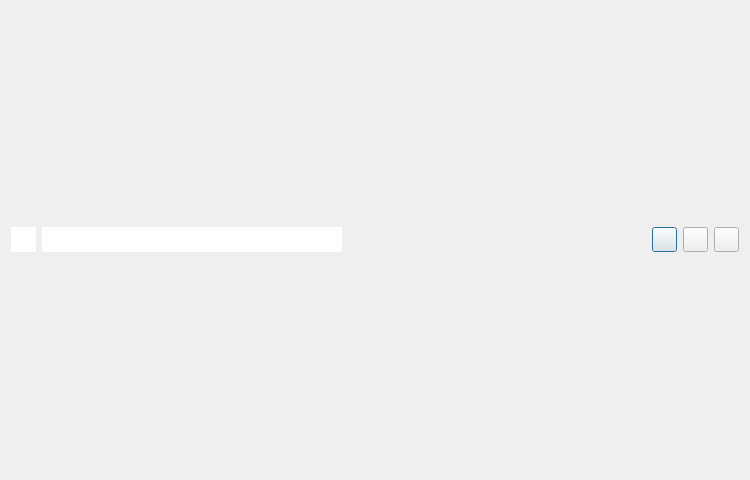
<?xml version="1.0" encoding="UTF-8"?>
<ui version="4.0">
 <class>titiebar</class>
 <widget class="QDialog" name="titiebar">
  <property name="geometry">
   <rect>
    <x>0</x>
    <y>0</y>
    <width>750</width>
    <height>480</height>
   </rect>
  </property>
  <property name="windowTitle">
   <string>Dialog</string>
  </property>
  <layout class="QGridLayout" name="gridLayout">
   <item row="0" column="0">
    <layout class="QHBoxLayout" name="horizontalLayout">
     <item>
      <widget class="QLabel" name="label">
       <property name="minimumSize">
        <size>
         <width>25</width>
         <height>25</height>
        </size>
       </property>
       <property name="maximumSize">
        <size>
         <width>25</width>
         <height>25</height>
        </size>
       </property>
       <property name="styleSheet">
        <string notr="true">background-color: rgb(255, 255, 255);</string>
       </property>
       <property name="text">
        <string/>
       </property>
      </widget>
     </item>
     <item>
      <widget class="QLabel" name="label_2">
       <property name="minimumSize">
        <size>
         <width>300</width>
         <height>25</height>
        </size>
       </property>
       <property name="maximumSize">
        <size>
         <width>300</width>
         <height>25</height>
        </size>
       </property>
       <property name="styleSheet">
        <string notr="true">background-color: rgb(255, 255, 255);</string>
       </property>
       <property name="text">
        <string/>
       </property>
      </widget>
     </item>
     <item>
      <spacer name="horizontalSpacer">
       <property name="orientation">
        <enum>Qt::Horizontal</enum>
       </property>
       <property name="sizeHint" stdset="0">
        <size>
         <width>18</width>
         <height>20</height>
        </size>
       </property>
      </spacer>
     </item>
     <item>
      <widget class="QPushButton" name="bntMin">
       <property name="minimumSize">
        <size>
         <width>25</width>
         <height>25</height>
        </size>
       </property>
       <property name="maximumSize">
        <size>
         <width>25</width>
         <height>25</height>
        </size>
       </property>
       <property name="text">
        <string/>
       </property>
      </widget>
     </item>
     <item>
      <widget class="QPushButton" name="bntMax">
       <property name="minimumSize">
        <size>
         <width>25</width>
         <height>25</height>
        </size>
       </property>
       <property name="maximumSize">
        <size>
         <width>25</width>
         <height>25</height>
        </size>
       </property>
       <property name="text">
        <string/>
       </property>
      </widget>
     </item>
     <item>
      <widget class="QPushButton" name="bntClose">
       <property name="minimumSize">
        <size>
         <width>25</width>
         <height>25</height>
        </size>
       </property>
       <property name="maximumSize">
        <size>
         <width>25</width>
         <height>25</height>
        </size>
       </property>
       <property name="text">
        <string/>
       </property>
      </widget>
     </item>
    </layout>
   </item>
  </layout>
 </widget>
 <resources/>
 <connections/>
</ui>
